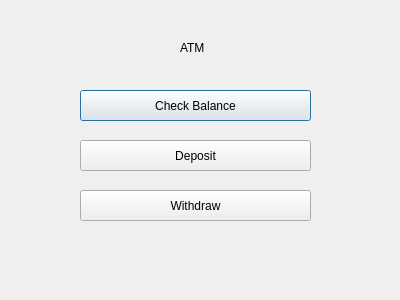
<?xml version="1.0" encoding="UTF-8"?>
<ui version="4.0">
 <class>ATMWindow</class>
 <widget class="QDialog" name="ATMWindow">
  <property name="geometry">
   <rect>
    <x>0</x>
    <y>0</y>
    <width>400</width>
    <height>300</height>
   </rect>
  </property>
  <property name="windowTitle">
   <string>Dialog</string>
  </property>
  <widget class="QPushButton" name="balanceButton">
   <property name="geometry">
    <rect>
     <x>80</x>
     <y>90</y>
     <width>231</width>
     <height>31</height>
    </rect>
   </property>
   <property name="autoFillBackground">
    <bool>false</bool>
   </property>
   <property name="text">
    <string>Check Balance</string>
   </property>
   <property name="default">
    <bool>false</bool>
   </property>
  </widget>
  <widget class="QPushButton" name="depositButton">
   <property name="geometry">
    <rect>
     <x>80</x>
     <y>140</y>
     <width>231</width>
     <height>31</height>
    </rect>
   </property>
   <property name="autoFillBackground">
    <bool>false</bool>
   </property>
   <property name="text">
    <string>Deposit</string>
   </property>
   <property name="default">
    <bool>false</bool>
   </property>
  </widget>
  <widget class="QPushButton" name="withdrawButton">
   <property name="geometry">
    <rect>
     <x>80</x>
     <y>190</y>
     <width>231</width>
     <height>31</height>
    </rect>
   </property>
   <property name="autoFillBackground">
    <bool>false</bool>
   </property>
   <property name="text">
    <string>Withdraw</string>
   </property>
   <property name="default">
    <bool>false</bool>
   </property>
  </widget>
  <widget class="QLabel" name="label">
   <property name="geometry">
    <rect>
     <x>180</x>
     <y>40</y>
     <width>41</width>
     <height>16</height>
    </rect>
   </property>
   <property name="text">
    <string>ATM</string>
   </property>
  </widget>
 </widget>
 <resources/>
 <connections/>
</ui>
